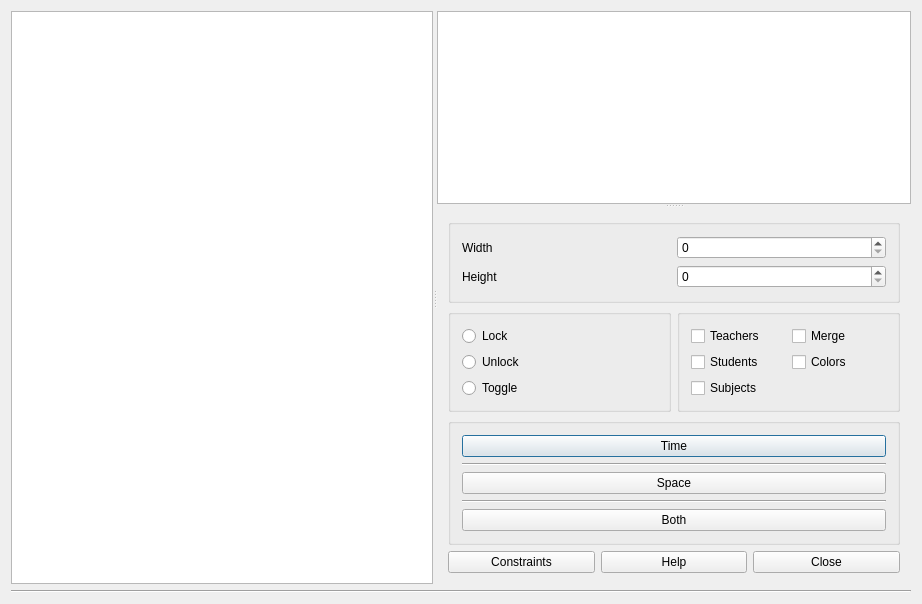
<?xml version="1.0" encoding="UTF-8"?>
<ui version="4.0">
 <class>TimetableViewRoomsTimeHorizontalForm_template</class>
 <widget class="QDialog" name="TimetableViewRoomsTimeHorizontalForm_template">
  <property name="geometry">
   <rect>
    <x>0</x>
    <y>0</y>
    <width>922</width>
    <height>604</height>
   </rect>
  </property>
  <property name="windowTitle">
   <string extracomment="Title of dialog to view the rooms timetable">View rooms time horizontal timetable</string>
  </property>
  <layout class="QGridLayout" name="gridLayout_4">
   <item row="1" column="0">
    <widget class="Line" name="line_3">
     <property name="orientation">
      <enum>Qt::Horizontal</enum>
     </property>
    </widget>
   </item>
   <item row="0" column="0">
    <widget class="QSplitter" name="horizontalSplitter">
     <property name="orientation">
      <enum>Qt::Horizontal</enum>
     </property>
     <widget class="QTableWidget" name="roomsTimetableTable"/>
     <widget class="QSplitter" name="verticalSplitter">
      <property name="orientation">
       <enum>Qt::Vertical</enum>
      </property>
      <widget class="QTextEdit" name="detailsTextEdit"/>
      <widget class="QWidget" name="layoutWidget">
       <layout class="QVBoxLayout" name="verticalLayout">
        <item>
         <widget class="QGroupBox" name="groupBox_3">
          <property name="title">
           <string/>
          </property>
          <layout class="QGridLayout" name="gridLayout">
           <item row="0" column="0">
            <widget class="QLabel" name="label">
             <property name="text">
              <string>Width</string>
             </property>
            </widget>
           </item>
           <item row="0" column="1">
            <widget class="QSpinBox" name="widthSpinBox"/>
           </item>
           <item row="1" column="0">
            <widget class="QLabel" name="heightTextLabel">
             <property name="text">
              <string>Height</string>
             </property>
            </widget>
           </item>
           <item row="1" column="1">
            <widget class="QSpinBox" name="heightSpinBox"/>
           </item>
          </layout>
         </widget>
        </item>
        <item>
         <layout class="QHBoxLayout" name="horizontalLayout">
          <item>
           <widget class="QGroupBox" name="groupBox_2">
            <property name="title">
             <string/>
            </property>
            <layout class="QGridLayout" name="gridLayout_3">
             <item row="0" column="0">
              <widget class="QRadioButton" name="lockRadioButton">
               <property name="text">
                <string>Lock</string>
               </property>
              </widget>
             </item>
             <item row="1" column="0">
              <widget class="QRadioButton" name="unlockRadioButton">
               <property name="text">
                <string>Unlock</string>
               </property>
              </widget>
             </item>
             <item row="2" column="0">
              <widget class="QRadioButton" name="toggleRadioButton">
               <property name="text">
                <string>Toggle</string>
               </property>
              </widget>
             </item>
            </layout>
           </widget>
          </item>
          <item>
           <widget class="QGroupBox" name="groupBox_4">
            <property name="title">
             <string/>
            </property>
            <layout class="QGridLayout" name="gridLayout_2">
             <item row="4" column="0">
              <widget class="QCheckBox" name="subjectsCheckBox">
               <property name="text">
                <string>Subjects</string>
               </property>
              </widget>
             </item>
             <item row="0" column="0">
              <widget class="QCheckBox" name="teachersCheckBox">
               <property name="text">
                <string>Teachers</string>
               </property>
              </widget>
             </item>
             <item row="0" column="1">
              <widget class="QCheckBox" name="spanCheckBox">
               <property name="text">
                <string extracomment="It means that the cells for the same activity will be merged.">Merge</string>
               </property>
              </widget>
             </item>
             <item row="1" column="1">
              <widget class="QCheckBox" name="colorsCheckBox">
               <property name="text">
                <string extracomment="It means to use colors in the timetable view.">Colors</string>
               </property>
              </widget>
             </item>
             <item row="1" column="0">
              <widget class="QCheckBox" name="studentsCheckBox">
               <property name="text">
                <string>Students</string>
               </property>
              </widget>
             </item>
            </layout>
           </widget>
          </item>
         </layout>
        </item>
        <item>
         <widget class="QGroupBox" name="groupBox">
          <property name="title">
           <string extracomment="This is a group box for locking/unlocking buttons"/>
          </property>
          <layout class="QVBoxLayout" name="verticalLayout_4">
           <item>
            <widget class="QPushButton" name="lockTimePushButton">
             <property name="text">
              <string extracomment="This is a button in a timetable view dialog (There are 3 buttons in total, user can toggle locked/unlocked time, space or both).">Time</string>
             </property>
            </widget>
           </item>
           <item>
            <widget class="Line" name="line_2">
             <property name="orientation">
              <enum>Qt::Horizontal</enum>
             </property>
            </widget>
           </item>
           <item>
            <widget class="QPushButton" name="lockSpacePushButton">
             <property name="text">
              <string extracomment="This is a button in a timetable view dialog (There are 3 buttons in total, user can toggle locked/unlocked time, space or both).">Space</string>
             </property>
            </widget>
           </item>
           <item>
            <widget class="Line" name="line">
             <property name="orientation">
              <enum>Qt::Horizontal</enum>
             </property>
            </widget>
           </item>
           <item>
            <widget class="QPushButton" name="lockTimeSpacePushButton">
             <property name="text">
              <string extracomment="This is a button in a timetable view dialog (There are 3 buttons in total, user can toggle locked/unlocked time, space or both).">Both</string>
             </property>
             <property name="shortcut">
              <string/>
             </property>
            </widget>
           </item>
          </layout>
         </widget>
        </item>
        <item>
         <layout class="QHBoxLayout" name="horizontalLayout_2">
          <item>
           <widget class="QPushButton" name="constraintsPushButton">
            <property name="text">
             <string>Constraints</string>
            </property>
           </widget>
          </item>
          <item>
           <widget class="QPushButton" name="helpPushButton">
            <property name="text">
             <string>Help</string>
            </property>
           </widget>
          </item>
          <item>
           <widget class="QPushButton" name="closePushButton">
            <property name="text">
             <string>Close</string>
            </property>
           </widget>
          </item>
         </layout>
        </item>
       </layout>
      </widget>
     </widget>
    </widget>
   </item>
  </layout>
 </widget>
 <layoutdefault spacing="6" margin="11"/>
 <resources/>
 <connections/>
</ui>
